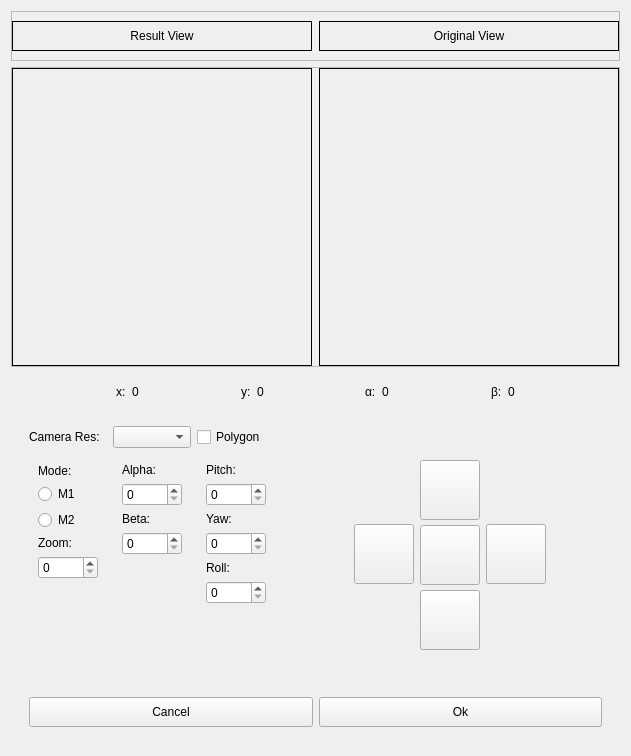
<?xml version="1.0" encoding="UTF-8"?>
<ui version="4.0">
 <class>Setup</class>
 <widget class="QWidget" name="Setup">
  <property name="geometry">
   <rect>
    <x>0</x>
    <y>0</y>
    <width>631</width>
    <height>756</height>
   </rect>
  </property>
  <property name="windowTitle">
   <string>Form</string>
  </property>
  <layout class="QVBoxLayout" name="verticalLayout_5">
   <item>
    <widget class="QFrame" name="verticalFrame_3">
     <layout class="QVBoxLayout" name="wholeFrame">
      <property name="leftMargin">
       <number>0</number>
      </property>
      <property name="topMargin">
       <number>0</number>
      </property>
      <property name="rightMargin">
       <number>0</number>
      </property>
      <property name="bottomMargin">
       <number>0</number>
      </property>
      <item>
       <widget class="QFrame" name="frame_3">
        <property name="minimumSize">
         <size>
          <width>0</width>
          <height>50</height>
         </size>
        </property>
        <property name="frameShape">
         <enum>QFrame::StyledPanel</enum>
        </property>
        <property name="frameShadow">
         <enum>QFrame::Raised</enum>
        </property>
        <layout class="QHBoxLayout" name="horizontalLayout_9">
         <property name="spacing">
          <number>7</number>
         </property>
         <property name="leftMargin">
          <number>0</number>
         </property>
         <property name="topMargin">
          <number>0</number>
         </property>
         <property name="rightMargin">
          <number>0</number>
         </property>
         <property name="bottomMargin">
          <number>0</number>
         </property>
         <item>
          <widget class="QLabel" name="label_title_image_result">
           <property name="minimumSize">
            <size>
             <width>300</width>
             <height>25</height>
            </size>
           </property>
           <property name="maximumSize">
            <size>
             <width>16777215</width>
             <height>30</height>
            </size>
           </property>
           <property name="frameShape">
            <enum>QFrame::Box</enum>
           </property>
           <property name="text">
            <string>Result View</string>
           </property>
           <property name="alignment">
            <set>Qt::AlignCenter</set>
           </property>
          </widget>
         </item>
         <item>
          <widget class="QLabel" name="label_title_original">
           <property name="minimumSize">
            <size>
             <width>300</width>
             <height>25</height>
            </size>
           </property>
           <property name="maximumSize">
            <size>
             <width>16777215</width>
             <height>30</height>
            </size>
           </property>
           <property name="frameShape">
            <enum>QFrame::Box</enum>
           </property>
           <property name="text">
            <string>Original View</string>
           </property>
           <property name="alignment">
            <set>Qt::AlignCenter</set>
           </property>
          </widget>
         </item>
        </layout>
       </widget>
      </item>
      <item>
       <widget class="QFrame" name="frame_2">
        <property name="minimumSize">
         <size>
          <width>0</width>
          <height>300</height>
         </size>
        </property>
        <property name="frameShape">
         <enum>QFrame::StyledPanel</enum>
        </property>
        <property name="frameShadow">
         <enum>QFrame::Raised</enum>
        </property>
        <layout class="QHBoxLayout" name="horizontalLayout_8">
         <property name="spacing">
          <number>7</number>
         </property>
         <property name="leftMargin">
          <number>0</number>
         </property>
         <property name="topMargin">
          <number>0</number>
         </property>
         <property name="rightMargin">
          <number>0</number>
         </property>
         <property name="bottomMargin">
          <number>0</number>
         </property>
         <item>
          <widget class="QLabel" name="label_image_result">
           <property name="minimumSize">
            <size>
             <width>300</width>
             <height>260</height>
            </size>
           </property>
           <property name="frameShape">
            <enum>QFrame::Box</enum>
           </property>
           <property name="text">
            <string/>
           </property>
          </widget>
         </item>
         <item>
          <widget class="QLabel" name="label_image_original">
           <property name="minimumSize">
            <size>
             <width>300</width>
             <height>260</height>
            </size>
           </property>
           <property name="frameShape">
            <enum>QFrame::Box</enum>
           </property>
           <property name="text">
            <string/>
           </property>
          </widget>
         </item>
        </layout>
       </widget>
      </item>
      <item>
       <widget class="QFrame" name="frame">
        <layout class="QHBoxLayout" name="coordinateFrame">
         <item>
          <spacer name="horizontalSpacer_3">
           <property name="orientation">
            <enum>Qt::Horizontal</enum>
           </property>
           <property name="sizeHint" stdset="0">
            <size>
             <width>40</width>
             <height>20</height>
            </size>
           </property>
          </spacer>
         </item>
         <item>
          <widget class="QLabel" name="label_50">
           <property name="sizePolicy">
            <sizepolicy hsizetype="Maximum" vsizetype="Preferred">
             <horstretch>0</horstretch>
             <verstretch>0</verstretch>
            </sizepolicy>
           </property>
           <property name="minimumSize">
            <size>
             <width>10</width>
             <height>20</height>
            </size>
           </property>
           <property name="text">
            <string>x:</string>
           </property>
          </widget>
         </item>
         <item>
          <widget class="QLabel" name="label_pos_x">
           <property name="text">
            <string>0</string>
           </property>
           <property name="alignment">
            <set>Qt::AlignLeading|Qt::AlignLeft|Qt::AlignVCenter</set>
           </property>
          </widget>
         </item>
         <item>
          <spacer name="horizontalSpacer_5">
           <property name="orientation">
            <enum>Qt::Horizontal</enum>
           </property>
           <property name="sizeHint" stdset="0">
            <size>
             <width>40</width>
             <height>20</height>
            </size>
           </property>
          </spacer>
         </item>
         <item>
          <widget class="QLabel" name="label_51">
           <property name="sizePolicy">
            <sizepolicy hsizetype="Maximum" vsizetype="Preferred">
             <horstretch>0</horstretch>
             <verstretch>0</verstretch>
            </sizepolicy>
           </property>
           <property name="minimumSize">
            <size>
             <width>10</width>
             <height>20</height>
            </size>
           </property>
           <property name="text">
            <string>y:</string>
           </property>
          </widget>
         </item>
         <item>
          <widget class="QLabel" name="label_pos_y">
           <property name="text">
            <string>0</string>
           </property>
           <property name="alignment">
            <set>Qt::AlignLeading|Qt::AlignLeft|Qt::AlignVCenter</set>
           </property>
          </widget>
         </item>
         <item>
          <spacer name="horizontalSpacer_6">
           <property name="orientation">
            <enum>Qt::Horizontal</enum>
           </property>
           <property name="sizeHint" stdset="0">
            <size>
             <width>40</width>
             <height>20</height>
            </size>
           </property>
          </spacer>
         </item>
         <item>
          <widget class="QLabel" name="label_52">
           <property name="sizePolicy">
            <sizepolicy hsizetype="Maximum" vsizetype="Preferred">
             <horstretch>0</horstretch>
             <verstretch>0</verstretch>
            </sizepolicy>
           </property>
           <property name="minimumSize">
            <size>
             <width>10</width>
             <height>20</height>
            </size>
           </property>
           <property name="text">
            <string>α:</string>
           </property>
          </widget>
         </item>
         <item>
          <widget class="QLabel" name="label_alpha">
           <property name="text">
            <string>0</string>
           </property>
           <property name="alignment">
            <set>Qt::AlignLeading|Qt::AlignLeft|Qt::AlignVCenter</set>
           </property>
          </widget>
         </item>
         <item>
          <spacer name="horizontalSpacer_7">
           <property name="orientation">
            <enum>Qt::Horizontal</enum>
           </property>
           <property name="sizeHint" stdset="0">
            <size>
             <width>40</width>
             <height>20</height>
            </size>
           </property>
          </spacer>
         </item>
         <item>
          <widget class="QLabel" name="label_53">
           <property name="sizePolicy">
            <sizepolicy hsizetype="Maximum" vsizetype="Preferred">
             <horstretch>0</horstretch>
             <verstretch>0</verstretch>
            </sizepolicy>
           </property>
           <property name="minimumSize">
            <size>
             <width>10</width>
             <height>20</height>
            </size>
           </property>
           <property name="text">
            <string>β:</string>
           </property>
          </widget>
         </item>
         <item>
          <widget class="QLabel" name="label_beta">
           <property name="text">
            <string>0</string>
           </property>
           <property name="alignment">
            <set>Qt::AlignLeading|Qt::AlignLeft|Qt::AlignVCenter</set>
           </property>
          </widget>
         </item>
         <item>
          <spacer name="horizontalSpacer_4">
           <property name="orientation">
            <enum>Qt::Horizontal</enum>
           </property>
           <property name="sizeHint" stdset="0">
            <size>
             <width>40</width>
             <height>20</height>
            </size>
           </property>
          </spacer>
         </item>
        </layout>
       </widget>
      </item>
      <item>
       <widget class="QFrame" name="frame">
        <layout class="QVBoxLayout" name="settingFrame">
         <property name="topMargin">
          <number>0</number>
         </property>
         <item>
          <widget class="QFrame" name="frame">
           <layout class="QHBoxLayout" name="horizontalLayout_2">
            <property name="leftMargin">
             <number>0</number>
            </property>
            <property name="topMargin">
             <number>0</number>
            </property>
            <property name="rightMargin">
             <number>0</number>
            </property>
            <property name="bottomMargin">
             <number>0</number>
            </property>
            <item>
             <widget class="QFrame" name="setModeFrame">
              <layout class="QVBoxLayout" name="verticalLayout_4">
               <item>
                <widget class="QFrame" name="frame_4">
                 <property name="frameShape">
                  <enum>QFrame::NoFrame</enum>
                 </property>
                 <layout class="QHBoxLayout" name="horizontalLayout_7">
                  <property name="leftMargin">
                   <number>0</number>
                  </property>
                  <property name="topMargin">
                   <number>0</number>
                  </property>
                  <property name="rightMargin">
                   <number>0</number>
                  </property>
                  <property name="bottomMargin">
                   <number>0</number>
                  </property>
                  <item>
                   <widget class="QLabel" name="label_15">
                    <property name="minimumSize">
                     <size>
                      <width>0</width>
                      <height>0</height>
                     </size>
                    </property>
                    <property name="maximumSize">
                     <size>
                      <width>16777215</width>
                      <height>16777215</height>
                     </size>
                    </property>
                    <property name="text">
                     <string>Camera Res:</string>
                    </property>
                   </widget>
                  </item>
                  <item>
                   <widget class="QComboBox" name="comboBox_resolution_sources">
                    <property name="minimumSize">
                     <size>
                      <width>0</width>
                      <height>0</height>
                     </size>
                    </property>
                    <property name="maximumSize">
                     <size>
                      <width>16777215</width>
                      <height>26</height>
                     </size>
                    </property>
                   </widget>
                  </item>
                  <item>
                   <widget class="QCheckBox" name="checkBox">
                    <property name="text">
                     <string>Polygon</string>
                    </property>
                   </widget>
                  </item>
                 </layout>
                </widget>
               </item>
               <item>
                <widget class="QFrame" name="frame_5">
                 <layout class="QHBoxLayout" name="horizontalLayout_6">
                  <property name="leftMargin">
                   <number>0</number>
                  </property>
                  <property name="topMargin">
                   <number>0</number>
                  </property>
                  <property name="rightMargin">
                   <number>0</number>
                  </property>
                  <property name="bottomMargin">
                   <number>0</number>
                  </property>
                  <item>
                   <widget class="QFrame" name="modeSelect">
                    <layout class="QVBoxLayout" name="verticalLayout_6">
                     <item>
                      <widget class="QLabel" name="modeLab">
                       <property name="minimumSize">
                        <size>
                         <width>60</width>
                         <height>15</height>
                        </size>
                       </property>
                       <property name="text">
                        <string>Mode:</string>
                       </property>
                      </widget>
                     </item>
                     <item>
                      <widget class="QRadioButton" name="m1Button">
                       <property name="text">
                        <string>M1</string>
                       </property>
                      </widget>
                     </item>
                     <item>
                      <widget class="QRadioButton" name="m2Button">
                       <property name="text">
                        <string>M2</string>
                       </property>
                      </widget>
                     </item>
                     <item>
                      <widget class="QLabel" name="zoomLabMode_2">
                       <property name="minimumSize">
                        <size>
                         <width>60</width>
                         <height>10</height>
                        </size>
                       </property>
                       <property name="text">
                        <string>Zoom:</string>
                       </property>
                      </widget>
                     </item>
                     <item>
                      <widget class="QSpinBox" name="zoomSpinMode_2">
                       <property name="minimumSize">
                        <size>
                         <width>60</width>
                         <height>20</height>
                        </size>
                       </property>
                      </widget>
                     </item>
                     <item>
                      <spacer name="verticalSpacer_3">
                       <property name="orientation">
                        <enum>Qt::Vertical</enum>
                       </property>
                       <property name="sizeHint" stdset="0">
                        <size>
                         <width>20</width>
                         <height>40</height>
                        </size>
                       </property>
                      </spacer>
                     </item>
                    </layout>
                   </widget>
                  </item>
                  <item>
                   <widget class="QFrame" name="frame_6">
                    <layout class="QVBoxLayout" name="verticalLayout_3">
                     <item>
                      <widget class="QLabel" name="setLab1">
                       <property name="minimumSize">
                        <size>
                         <width>60</width>
                         <height>10</height>
                        </size>
                       </property>
                       <property name="text">
                        <string>Alpha:</string>
                       </property>
                      </widget>
                     </item>
                     <item>
                      <widget class="QSpinBox" name="setSpin1">
                       <property name="minimumSize">
                        <size>
                         <width>60</width>
                         <height>20</height>
                        </size>
                       </property>
                      </widget>
                     </item>
                     <item>
                      <widget class="QLabel" name="setLab2">
                       <property name="minimumSize">
                        <size>
                         <width>60</width>
                         <height>10</height>
                        </size>
                       </property>
                       <property name="text">
                        <string>Beta:</string>
                       </property>
                      </widget>
                     </item>
                     <item>
                      <widget class="QSpinBox" name="setSpin2">
                       <property name="minimumSize">
                        <size>
                         <width>60</width>
                         <height>20</height>
                        </size>
                       </property>
                      </widget>
                     </item>
                     <item>
                      <spacer name="verticalSpacer_2">
                       <property name="orientation">
                        <enum>Qt::Vertical</enum>
                       </property>
                       <property name="sizeHint" stdset="0">
                        <size>
                         <width>20</width>
                         <height>40</height>
                        </size>
                       </property>
                      </spacer>
                     </item>
                    </layout>
                   </widget>
                  </item>
                  <item>
                   <widget class="QFrame" name="frame_7">
                    <layout class="QVBoxLayout" name="verticalLayout_2">
                     <item>
                      <widget class="QLabel" name="setLab3">
                       <property name="minimumSize">
                        <size>
                         <width>60</width>
                         <height>10</height>
                        </size>
                       </property>
                       <property name="text">
                        <string>Pitch:</string>
                       </property>
                      </widget>
                     </item>
                     <item>
                      <widget class="QSpinBox" name="setSpin3">
                       <property name="minimumSize">
                        <size>
                         <width>60</width>
                         <height>20</height>
                        </size>
                       </property>
                      </widget>
                     </item>
                     <item>
                      <widget class="QLabel" name="zoomLabMode">
                       <property name="minimumSize">
                        <size>
                         <width>60</width>
                         <height>10</height>
                        </size>
                       </property>
                       <property name="text">
                        <string>Yaw:</string>
                       </property>
                      </widget>
                     </item>
                     <item>
                      <widget class="QSpinBox" name="zoomSpinMode">
                       <property name="minimumSize">
                        <size>
                         <width>60</width>
                         <height>20</height>
                        </size>
                       </property>
                      </widget>
                     </item>
                     <item>
                      <widget class="QLabel" name="zoomLabMode_4">
                       <property name="minimumSize">
                        <size>
                         <width>60</width>
                         <height>10</height>
                        </size>
                       </property>
                       <property name="text">
                        <string>Roll:</string>
                       </property>
                      </widget>
                     </item>
                     <item>
                      <widget class="QSpinBox" name="zoomSpinMode_4">
                       <property name="minimumSize">
                        <size>
                         <width>60</width>
                         <height>20</height>
                        </size>
                       </property>
                      </widget>
                     </item>
                     <item>
                      <spacer name="verticalSpacer">
                       <property name="orientation">
                        <enum>Qt::Vertical</enum>
                       </property>
                       <property name="sizeHint" stdset="0">
                        <size>
                         <width>20</width>
                         <height>40</height>
                        </size>
                       </property>
                      </spacer>
                     </item>
                    </layout>
                   </widget>
                  </item>
                 </layout>
                </widget>
               </item>
              </layout>
             </widget>
            </item>
            <item>
             <widget class="QFrame" name="navigationFrame">
              <layout class="QHBoxLayout" name="horizontalLayout_4">
               <property name="leftMargin">
                <number>0</number>
               </property>
               <property name="topMargin">
                <number>0</number>
               </property>
               <property name="rightMargin">
                <number>0</number>
               </property>
               <property name="bottomMargin">
                <number>0</number>
               </property>
               <item>
                <widget class="QFrame" name="frame">
                 <layout class="QHBoxLayout" name="horizontalLayout">
                  <property name="leftMargin">
                   <number>0</number>
                  </property>
                  <property name="rightMargin">
                   <number>0</number>
                  </property>
                  <item>
                   <spacer name="horizontalSpacer_11">
                    <property name="orientation">
                     <enum>Qt::Horizontal</enum>
                    </property>
                    <property name="sizeType">
                     <enum>QSizePolicy::Expanding</enum>
                    </property>
                    <property name="sizeHint" stdset="0">
                     <size>
                      <width>80</width>
                      <height>20</height>
                     </size>
                    </property>
                   </spacer>
                  </item>
                  <item>
                   <widget class="QPushButton" name="leftButton">
                    <property name="minimumSize">
                     <size>
                      <width>60</width>
                      <height>60</height>
                     </size>
                    </property>
                    <property name="maximumSize">
                     <size>
                      <width>50</width>
                      <height>50</height>
                     </size>
                    </property>
                    <property name="text">
                     <string/>
                    </property>
                    <property name="icon">
                     <iconset resource="resources/surveillance.qrc">
                      <normaloff>:/icon/left.png</normaloff>:/icon/left.png</iconset>
                    </property>
                   </widget>
                  </item>
                 </layout>
                </widget>
               </item>
               <item>
                <widget class="QFrame" name="frame">
                 <property name="layoutDirection">
                  <enum>Qt::LeftToRight</enum>
                 </property>
                 <layout class="QVBoxLayout" name="verticalLayout">
                  <property name="spacing">
                   <number>5</number>
                  </property>
                  <property name="leftMargin">
                   <number>0</number>
                  </property>
                  <property name="rightMargin">
                   <number>0</number>
                  </property>
                  <item>
                   <spacer name="verticalSpacer_4">
                    <property name="orientation">
                     <enum>Qt::Vertical</enum>
                    </property>
                    <property name="sizeHint" stdset="0">
                     <size>
                      <width>20</width>
                      <height>20</height>
                     </size>
                    </property>
                   </spacer>
                  </item>
                  <item>
                   <widget class="QPushButton" name="topButton">
                    <property name="minimumSize">
                     <size>
                      <width>60</width>
                      <height>60</height>
                     </size>
                    </property>
                    <property name="maximumSize">
                     <size>
                      <width>50</width>
                      <height>50</height>
                     </size>
                    </property>
                    <property name="text">
                     <string/>
                    </property>
                    <property name="icon">
                     <iconset resource="resources/surveillance.qrc">
                      <normaloff>:/icon/up.png</normaloff>:/icon/up.png</iconset>
                    </property>
                   </widget>
                  </item>
                  <item>
                   <widget class="QPushButton" name="centerButton">
                    <property name="minimumSize">
                     <size>
                      <width>60</width>
                      <height>60</height>
                     </size>
                    </property>
                    <property name="maximumSize">
                     <size>
                      <width>50</width>
                      <height>50</height>
                     </size>
                    </property>
                    <property name="text">
                     <string/>
                    </property>
                    <property name="icon">
                     <iconset resource="resources/surveillance.qrc">
                      <normaloff>:/icon/center.png</normaloff>:/icon/center.png</iconset>
                    </property>
                   </widget>
                  </item>
                  <item>
                   <widget class="QPushButton" name="belowButton">
                    <property name="minimumSize">
                     <size>
                      <width>60</width>
                      <height>60</height>
                     </size>
                    </property>
                    <property name="maximumSize">
                     <size>
                      <width>50</width>
                      <height>50</height>
                     </size>
                    </property>
                    <property name="text">
                     <string/>
                    </property>
                    <property name="icon">
                     <iconset resource="resources/surveillance.qrc">
                      <normaloff>:/icon/down.png</normaloff>:/icon/down.png</iconset>
                    </property>
                   </widget>
                  </item>
                  <item>
                   <spacer name="verticalSpacer_5">
                    <property name="orientation">
                     <enum>Qt::Vertical</enum>
                    </property>
                    <property name="sizeHint" stdset="0">
                     <size>
                      <width>20</width>
                      <height>20</height>
                     </size>
                    </property>
                   </spacer>
                  </item>
                 </layout>
                </widget>
               </item>
               <item>
                <widget class="QFrame" name="frame">
                 <layout class="QHBoxLayout" name="horizontalLayout_3">
                  <property name="leftMargin">
                   <number>0</number>
                  </property>
                  <property name="rightMargin">
                   <number>0</number>
                  </property>
                  <item>
                   <widget class="QPushButton" name="rightButton">
                    <property name="minimumSize">
                     <size>
                      <width>60</width>
                      <height>60</height>
                     </size>
                    </property>
                    <property name="maximumSize">
                     <size>
                      <width>50</width>
                      <height>50</height>
                     </size>
                    </property>
                    <property name="text">
                     <string/>
                    </property>
                    <property name="icon">
                     <iconset resource="resources/surveillance.qrc">
                      <normaloff>:/icon/right.png</normaloff>:/icon/right.png</iconset>
                    </property>
                   </widget>
                  </item>
                 </layout>
                </widget>
               </item>
               <item>
                <spacer name="horizontalSpacer_8">
                 <property name="orientation">
                  <enum>Qt::Horizontal</enum>
                 </property>
                 <property name="sizeType">
                  <enum>QSizePolicy::Expanding</enum>
                 </property>
                 <property name="sizeHint" stdset="0">
                  <size>
                   <width>80</width>
                   <height>20</height>
                  </size>
                 </property>
                </spacer>
               </item>
              </layout>
             </widget>
            </item>
           </layout>
          </widget>
         </item>
         <item>
          <widget class="QFrame" name="frame">
           <layout class="QHBoxLayout" name="endFrame">
            <item>
             <widget class="QPushButton" name="cancelButton">
              <property name="minimumSize">
               <size>
                <width>120</width>
                <height>30</height>
               </size>
              </property>
              <property name="text">
               <string>Cancel</string>
              </property>
             </widget>
            </item>
            <item>
             <widget class="QPushButton" name="okButton">
              <property name="minimumSize">
               <size>
                <width>120</width>
                <height>30</height>
               </size>
              </property>
              <property name="text">
               <string>Ok</string>
              </property>
             </widget>
            </item>
           </layout>
          </widget>
         </item>
        </layout>
       </widget>
      </item>
     </layout>
    </widget>
   </item>
  </layout>
 </widget>
 <resources>
  <include location="resources/surveillance.qrc"/>
 </resources>
 <connections/>
</ui>
